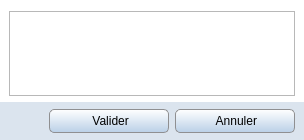
<?xml version="1.0" encoding="UTF-8"?>
<ui version="4.0">
 <class>Attribute232</class>
 <widget class="QWidget" name="Attribute232">
  <property name="geometry">
   <rect>
    <x>0</x>
    <y>0</y>
    <width>304</width>
    <height>140</height>
   </rect>
  </property>
  <property name="styleSheet">
   <string notr="true">QWidget#Attribute232 {background:#FFFFFF}</string>
  </property>
  <layout class="QGridLayout" name="gridLayout">
   <property name="leftMargin">
    <number>0</number>
   </property>
   <property name="rightMargin">
    <number>0</number>
   </property>
   <property name="bottomMargin">
    <number>0</number>
   </property>
   <property name="horizontalSpacing">
    <number>0</number>
   </property>
   <item row="0" column="1">
    <widget class="QListWidget" name="list">
     <property name="font">
      <font>
       <pointsize>10</pointsize>
      </font>
     </property>
     <property name="editTriggers">
      <set>QAbstractItemView::NoEditTriggers</set>
     </property>
     <property name="alternatingRowColors">
      <bool>true</bool>
     </property>
     <property name="currentRow">
      <number>-1</number>
     </property>
    </widget>
   </item>
   <item row="0" column="0">
    <spacer name="horizontalSpacer">
     <property name="orientation">
      <enum>Qt::Horizontal</enum>
     </property>
     <property name="sizeType">
      <enum>QSizePolicy::Fixed</enum>
     </property>
     <property name="sizeHint" stdset="0">
      <size>
       <width>9</width>
       <height>20</height>
      </size>
     </property>
    </spacer>
   </item>
   <item row="0" column="2">
    <spacer name="horizontalSpacer_3">
     <property name="orientation">
      <enum>Qt::Horizontal</enum>
     </property>
     <property name="sizeType">
      <enum>QSizePolicy::Fixed</enum>
     </property>
     <property name="sizeHint" stdset="0">
      <size>
       <width>9</width>
       <height>20</height>
      </size>
     </property>
    </spacer>
   </item>
   <item row="1" column="0" colspan="3">
    <widget class="QWidget" name="fond" native="true">
     <property name="minimumSize">
      <size>
       <width>0</width>
       <height>38</height>
      </size>
     </property>
     <property name="maximumSize">
      <size>
       <width>16777215</width>
       <height>38</height>
      </size>
     </property>
     <property name="styleSheet">
      <string notr="true">QWidget#fond{background: #DBE4EE}</string>
     </property>
     <layout class="QHBoxLayout" name="horizontalLayout_3">
      <property name="topMargin">
       <number>0</number>
      </property>
      <property name="rightMargin">
       <number>9</number>
      </property>
      <property name="bottomMargin">
       <number>0</number>
      </property>
      <item>
       <spacer name="horizontalSpacer_2">
        <property name="orientation">
         <enum>Qt::Horizontal</enum>
        </property>
        <property name="sizeHint" stdset="0">
         <size>
          <width>60</width>
          <height>20</height>
         </size>
        </property>
       </spacer>
      </item>
      <item>
       <widget class="QPushButton" name="bt_valider">
        <property name="minimumSize">
         <size>
          <width>120</width>
          <height>24</height>
         </size>
        </property>
        <property name="font">
         <font>
          <family>Segoe UI</family>
          <pointsize>9</pointsize>
         </font>
        </property>
        <property name="styleSheet">
         <string notr="true">QPushButton{border: 1px solid #8f8f91; border-radius: 5px ; padding-right: 10px; padding-left: 10px; background-color: qlineargradient(spread:pad, x1:0, y1:0, x2:0, y2:1, stop:0 #FFFFFF, stop:1 #BAD0E7); }
QPushButton:hover{background-color: qlineargradient(spread:pad, x1:0, y1:0, x2:0, y2:1, stop:0 #F8F8F8, stop:1 #8FADCC); }
QPushButton:pressed{background-color: qlineargradient(spread:pad, x1:0, y1:0, x2:0, y2:1, stop:0 #8FADCC, stop:1 #F8F8F8); }</string>
        </property>
        <property name="text">
         <string> Valider</string>
        </property>
        <property name="iconSize">
         <size>
          <width>18</width>
          <height>18</height>
         </size>
        </property>
        <property name="shortcut">
         <string notr="true">Ctrl+S</string>
        </property>
       </widget>
      </item>
      <item>
       <widget class="QPushButton" name="bt_quitter">
        <property name="minimumSize">
         <size>
          <width>120</width>
          <height>24</height>
         </size>
        </property>
        <property name="font">
         <font>
          <family>Segoe UI</family>
          <pointsize>9</pointsize>
         </font>
        </property>
        <property name="styleSheet">
         <string notr="true">QPushButton{border: 1px solid #8f8f91; border-radius: 5px ; padding-right: 10px; padding-left: 10px; background-color: qlineargradient(spread:pad, x1:0, y1:0, x2:0, y2:1, stop:0 #FFFFFF, stop:1 #BAD0E7); }
QPushButton:hover{background-color: qlineargradient(spread:pad, x1:0, y1:0, x2:0, y2:1, stop:0 #F8F8F8, stop:1 #8FADCC); }
QPushButton:pressed{background-color: qlineargradient(spread:pad, x1:0, y1:0, x2:0, y2:1, stop:0 #8FADCC, stop:1 #F8F8F8); }</string>
        </property>
        <property name="text">
         <string> Annuler</string>
        </property>
        <property name="iconSize">
         <size>
          <width>18</width>
          <height>18</height>
         </size>
        </property>
        <property name="shortcut">
         <string notr="true">Esc</string>
        </property>
       </widget>
      </item>
     </layout>
    </widget>
   </item>
  </layout>
 </widget>
 <resources>
  <include location="../icones/icons.qrc"/>
 </resources>
 <connections/>
</ui>
